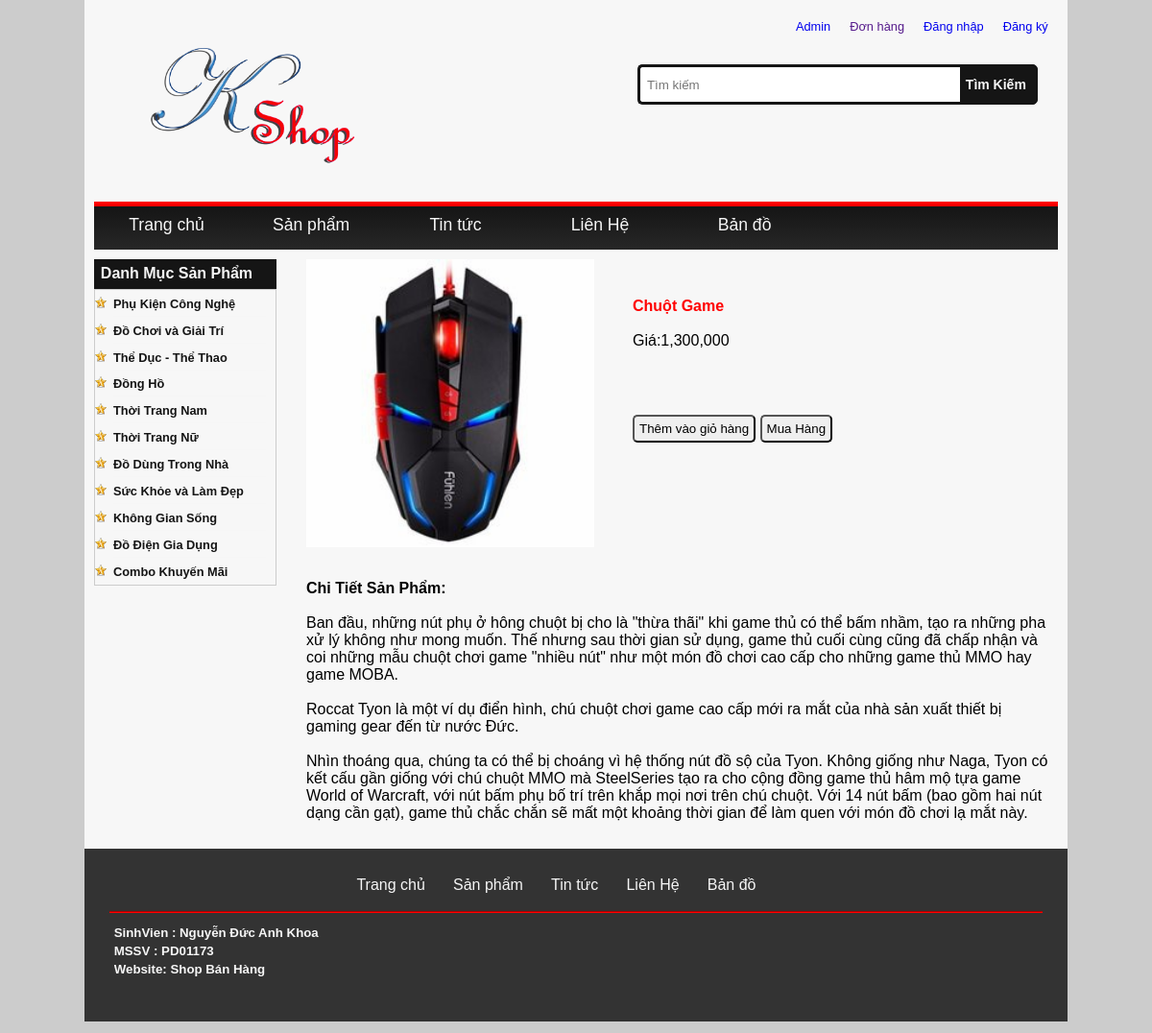
/chitiet.php?id=3, run on the app's committed database.
### tables this page shows
CREATE TABLE IF NOT EXISTS `sanpham` (
  `MaSP` varchar(11) NOT NULL,
  `TenSP` varchar(56) NOT NULL,
  `GiaSP` decimal(11,0) NOT NULL,
  `Ngaynhap` date NOT NULL,
  `Image` varchar(255) NOT NULL,
  `LoaiSP_ID` varchar(11) NOT NULL,
  `SoLuong` int(255) NOT NULL,
  `thongtinsp` longtext NOT NULL
);

### chitiet.php (the view, shortened to what this page needs)
<?php include "database.php"; ?>
<?php
$id = $_GET["id"];
$result = mysql_query("select * from sanpham where MaSP = ".$id, $connect);
$row = mysql_fetch_array($result);
?>
<!DOCTYPE html>
<html>
    <head>
        <link href="css/style.css" rel="stylesheet" type="text/css"/>
        <link href="css/product.css" rel="stylesheet" type="text/css"/>
    </head>
    <body>
        <div id="container">
            <?php include "template/header.php" ?>
            <article id="main-container">
                <article id="product">
                   <?php include "template/left.php" ?>
                   <section id="view-product">
                       <div style="float: left">
                           <img style="width: 300px;height: 300px;" src="images/product/<?php echo $row["Image"] ?>" alt=""/>
                       </div>
                       <div style="float: left; margin-left: 40px; margin-top: 40px;">
                           <h1 style="color: red;"><?php echo $row["TenSP"] ?></h1><br>
                           <p>Giá:<?php echo number_format($row["GiaSP"]) ?></p><br>
                           <button style="margin-top: 50px; padding: 5px; border-radius: 5px;" type="button" class="btn addcart-btn" title="Thêm vào giỏ hàng" data-toggle="modal" data-target="#modalAddtocart">  Thêm vào giỏ hàng     </button>
                           <button style="margin-top: 50px; padding: 5px; border-radius: 5px;" type="button" class="btn addcart-btn" title="Mua hàng" data-toggle="modal" data-target="#modalAddtocart">  Mua Hàng     </button>
                       </div>
                       <div style="width: 100%; height: auto;float:left; margin-top: 30px;">
                           <h1 style="font-weight: bold;">Chi Tiết Sản Phẩm:</h1><br>
                           <?php echo $row["thongtinsp"] ?>
                       </div>
                   </section>
                </article>
            </article>
            <?php include "template/footer.php" ?>
        </div>
    </body>
</html>

### css/style.css (style rules this page uses)
* { margin: 0; padding: 0; }
body { background:#CCC; font-family: arial,sans-serif; }
#container { width: 1024px; height: auto; background:#f7f7f7; margin: auto; }
#main-container { width: 100%; margin:-1% auto; height: auto; display: flex; display: -moz-flex; display: -webkit-flex; display: -o-flex; flex-direction:row; align-items: flex-start; align-content: center; flex-wrap: wrap; position: relative; overflow: hidden; }
#product { width: 98%; margin: 20px auto !important; }

### css/product.css (style rules this page uses)
#view-product { height:auto; width: 77%; float: left; }

### data on the page
sanpham: Image (picture), TenSP "Chuột Game", GiaSP "1,300,000", thongtinsp "Ban đầu, những nút phụ ở hông chuột bị cho là \"thừa thãi\" khi game thủ có thể bấm nhầm, tạo ra những pha xử lý không như mong muốn. Thế nhưng sau thời gian sử dụng, game thủ cuối cùng cũng đã chấp nhận và coi những mẫu chuột chơi game \"nhiều nút\" như một món đồ chơi cao cấp cho những game thủ MMO hay game MOBA. Roccat Tyon là một ví dụ điển hình, chú chuột chơi game cao cấp mới ra mắt của nhà sản xuất thiết bị gaming gear đến từ nước Đức. Nhìn thoáng qua, chúng ta có thể bị choáng vì hệ thống nút đồ sộ của Tyon. Không giống như Naga, Tyon có kết cấu gần giống với chú chuột MMO mà SteelSeries tạo ra cho cộng đồng game thủ hâm mộ tựa game World of Warcraft, với nút bấm phụ bố trí trên khắp…"
